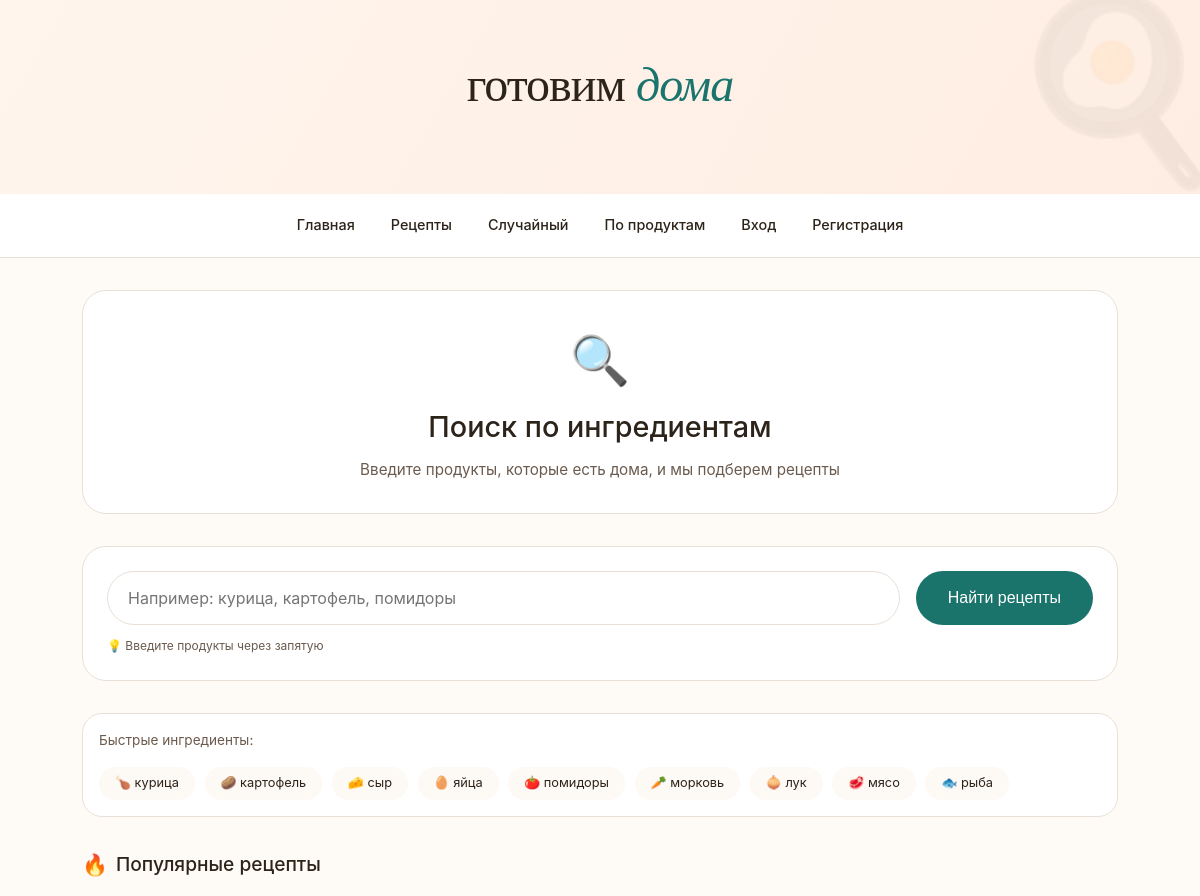
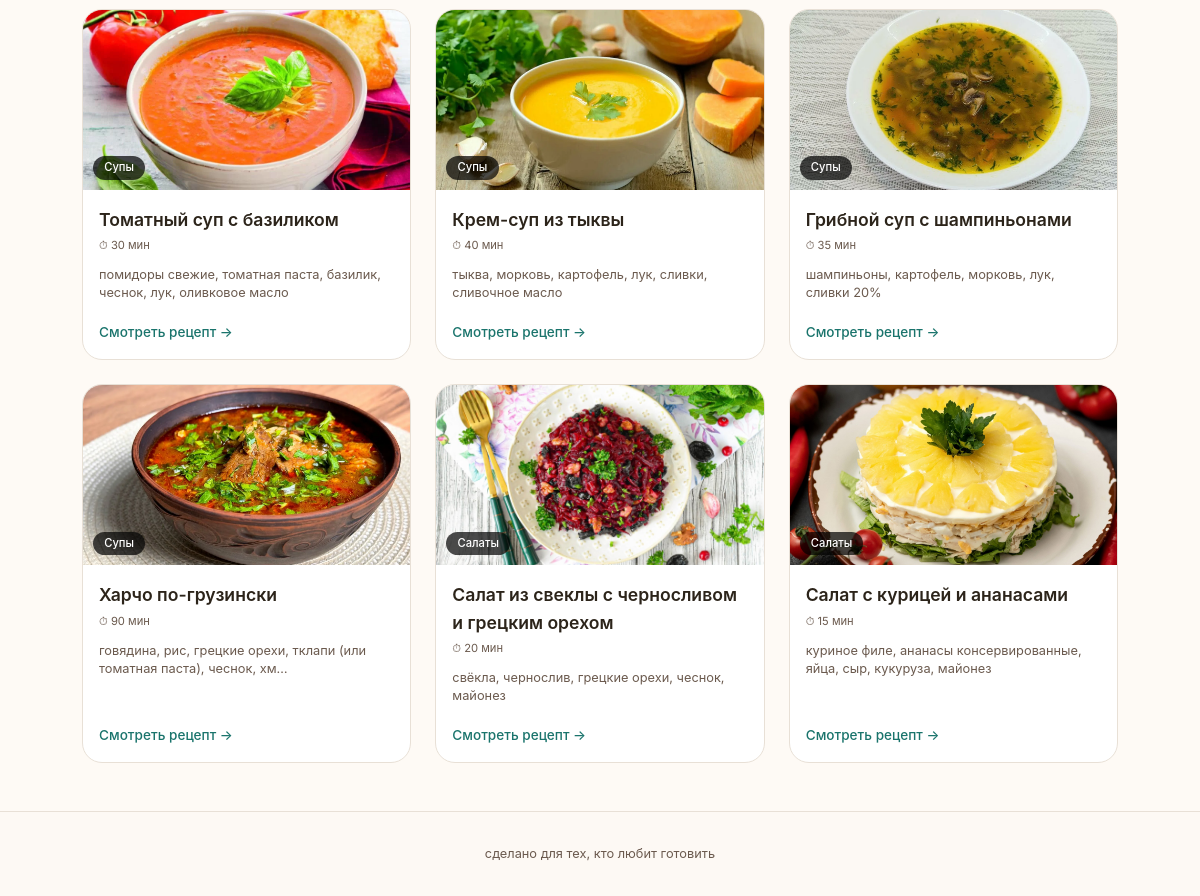
The app's page /search/ with its own data (2 pictures, top to bottom).
### recipes/models.py (models this page shows, shortened)
class Recipe(models.Model):
    title = models.CharField(max_length=200, verbose_name="Название")
    category = models.ForeignKey(Category, on_delete=models.SET_NULL, null=True, blank=True, verbose_name="Категория")
    ingredients = models.TextField(verbose_name="Ингредиенты (через запятую)")
    description = models.TextField(verbose_name="Как приготовить")
    cooking_time = models.IntegerField(default=30, verbose_name="Время (мин)")
    image = models.ImageField(upload_to='recipes/', blank=True, null=True, verbose_name="Фото")
    created_at = models.DateTimeField(auto_now_add=True, verbose_name="Дата добавления", null=True)
    class Meta:
        verbose_name = "Рецепт"
        verbose_name_plural = "Рецепты"

class Category(models.Model):
    name = models.CharField(max_length=100, verbose_name="Название категории")
    slug = models.SlugField(unique=True, verbose_name="URL")
    class Meta:
        verbose_name = "Категория"
        verbose_name_plural = "Категории"

### recipes/views.py (the view, shortened to what this page needs)
# urls.py: path('search/', views.search_by_ingredients, name='search'),
def search_by_ingredients(request):
    results = []
    form = IngredientSearchForm(request.GET or None)
    popular_recipes = Recipe.objects.all().order_by('-id')[:6]  # просто последние добавленные
    context = {
        'form': form,
        'results': results,
        'user_ingredients': form.cleaned_data.get('ingredients', '') if form.is_valid() else '',
        'popular_recipes': popular_recipes,
    }
    return render(request, 'search.html', context)

### recipes/forms.py
class IngredientSearchForm(forms.Form):
    ingredients = forms.CharField(
        label='Ваши ингредиенты',
        max_length=200,
        required=False,
        widget=forms.TextInput(attrs={'placeholder': 'например: морковь, картофель, курица'})
    )

### templates/search.html (shortened to what this page needs)
{% extends 'base.html' %}
{% load static %}
{% block content %}
<div class="search-hero">
    <div class="search-hero-icon">🔍</div>
    <h1>Поиск по ингредиентам</h1>
    <p>Введите продукты, которые есть дома, и мы подберем рецепты</p>
</div>
<div class="search-card">
    <form method="get" action="{% url 'search' %}" id="searchForm">
        <div class="search-input-wrapper">
            <input type="text" name="ingredients" id="ingredientsInput"
                   value="{{ user_ingredients }}"
                   placeholder="Например: курица, картофель, помидоры"
                   class="search-input">
            <button type="submit" class="search-submit">Найти рецепты</button>
        </div>
        <div class="search-hint">
            💡 Введите продукты через запятую
        </div>
    </form>
</div>
<div class="quick-ingredients">
    <span class="quick-label">Быстрые ингредиенты:</span>
    <div class="quick-chips">
        <a href="?ingredients=курица" class="chip">🍗 курица</a>
        <a href="?ingredients=картофель" class="chip">🥔 картофель</a>
        <a href="?ingredients=сыр" class="chip">🧀 сыр</a>
        <a href="?ingredients=яйца" class="chip">🥚 яйца</a>
        <a href="?ingredients=помидоры" class="chip">🍅 помидоры</a>
        <a href="?ingredients=морковь" class="chip">🥕 морковь</a>
        <a href="?ingredients=лук" class="chip">🧅 лук</a>
        <a href="?ingredients=мясо" class="chip">🥩 мясо</a>
        <a href="?ingredients=рыба" class="chip">🐟 рыба</a>
    </div>
</div>
{% if not user_ingredients %}
<div class="popular-section">
    <div class="popular-header">
        <span class="popular-icon">🔥</span>
        <h3>Популярные рецепты</h3>
    </div>
    <div class="search-results-grid">
        {% for recipe in popular_recipes %}
        <div class="search-result-card">
            <div class="search-result-img">
                {% if recipe.image %}
                    <img src="{{ recipe.image.url }}" alt="{{ recipe.title }}">
                {% else %}
                    <div class="no-img-placeholder">🍳</div>
                {% endif %}
                {% if recipe.category %}
                    <span class="search-result-category">{{ recipe.category.name }}</span>
                {% endif %}
            </div>
            <div class="search-result-info">
                <h3>{{ recipe.title }}</h3>
                <div class="search-result-meta">
                    <span>⏱ {{ recipe.cooking_time }} мин</span>
                </div>
                <div class="search-result-ingredients">{{ recipe.ingredients|truncatechars:70 }}</div>
                <a href="{% url 'recipe_detail' recipe.id %}" class="search-result-link">Смотреть рецепт →</a>
            </div>
        </div>
        {% endfor %}
    </div>
</div>
{% endif %}
{% endblock %}

### templates/base.html (style rules this page uses)
:root { --bg: #fefaf5; --surface: #ffffff; --surface-soft: #fdf9f4; --text: #2c241a; --text-soft: #6b5a4e; --primary: #1a746c; --primary-dark: #084944; --primary-light: #E8F5E0; --border: #e8e0d6; --shadow-sm: 0 4px 12px rgba(0,0,0,0.03), 0 1px 2px rgba(0,0,0,0.05); --shadow-md: 0 8px 24px rgba(0,0,0,0.05), 0 2px 4px rgba(0,0,0,0.03); --shadow-lg: 0 20px 35px -12px rgba(0,0,0,0.1); }
* { margin: 0; padding: 0; box-sizing: border-box; }
body { font-family: 'Inter', -apple-system, BlinkMacSystemFont, sans-serif; background-color: var(--bg); color: var(--text); line-height: 1.55; -webkit-font-smoothing: antialiased; }
input, textarea, select { width: 100%; padding: 0.85rem 1rem; border: 1.5px solid var(--border); border-radius: 24px; font-family: 'Inter', sans-serif; font-size: 0.9rem; background: var(--surface); transition: all 0.2s; }

### templates/search.html (style rules this page uses)
.search-hero { text-align: center; padding: 2rem; background: var(--surface); border-radius: 24px; margin-bottom: 2rem; border: 1px solid var(--border); }
.search-hero-icon { font-size: 3rem; margin-bottom: 0.5rem; }
.search-hero h1 { font-size: 1.8rem; font-weight: 500; margin-bottom: 0.5rem; }
.search-hero p { color: var(--text-soft); font-size: 0.95rem; }
.search-card { background: var(--surface); border-radius: 24px; padding: 1.5rem; margin-bottom: 2rem; border: 1px solid var(--border); }
.search-input-wrapper { display: flex; gap: 1rem; }
.search-input { flex: 1; padding: 1rem 1.25rem; border: 1.5px solid var(--border); border-radius: 50px; font-size: 1rem; font-family: inherit; transition: all 0.2s; }
.search-submit { background: var(--primary); color: white; border: none; padding: 0 2rem; border-radius: 50px; font-size: 1rem; font-weight: 500; cursor: pointer; transition: all 0.2s; }
.search-hint { font-size: 0.75rem; color: var(--text-soft); margin-top: 0.75rem; }
.quick-ingredients { display: flex; flex-wrap: wrap; align-items: center; gap: 1rem; margin-bottom: 2rem; padding: 1rem; background: var(--surface); border-radius: 20px; border: 1px solid var(--border); }
.quick-label { font-size: 0.85rem; color: var(--text-soft); }
.quick-chips { display: flex; flex-wrap: wrap; gap: 0.6rem; }
.chip { background: var(--surface-soft); padding: 0.4rem 1rem; border-radius: 50px; text-decoration: none; color: var(--text); font-size: 0.8rem; transition: all 0.2s; }
.search-results-grid { display: grid; grid-template-columns: repeat(auto-fill, minmax(320px, 1fr)); gap: 1.5rem; margin-bottom: 2rem; }
.search-result-card { background: var(--surface); border-radius: 20px; overflow: hidden; border: 1px solid var(--border); transition: all 0.2s; display: flex; flex-direction: column; }
.search-result-img { height: 180px; background: linear-gradient(135deg, #f7ede5, #efe0d4); display: flex; align-items: center; justify-content: center; position: relative; overflow: hidden; }
.search-result-img img { width: 100%; height: 100%; object-fit: cover; }
.search-result-category { position: absolute; bottom: 10px; left: 10px; background: rgba(0,0,0,0.7); color: white; padding: 0.2rem 0.7rem; border-radius: 20px; font-size: 0.7rem; font-weight: 500; }
.search-result-info { padding: 1rem; display: flex; flex-direction: column; flex: 1; }
.search-result-info h3 { font-size: 1.1rem; font-weight: 600; margin-bottom: 0.25rem; color: var(--text); }
.search-result-meta { display: flex; gap: 1rem; color: var(--text-soft); font-size: 0.7rem; margin-bottom: 0.75rem; }
.search-result-ingredients { font-size: 0.8rem; color: var(--text-soft); margin-bottom: 1rem; line-height: 1.4; flex: 1; }
.search-result-link { color: var(--primary); text-decoration: none; font-size: 0.85rem; font-weight: 500; margin-top: 0.25rem; display: inline-block; }
.popular-section { margin-top: 1rem; }
.popular-header { display: flex; align-items: center; gap: 0.5rem; margin-bottom: 1.5rem; }
.popular-icon { font-size: 1.3rem; }
.popular-header h3 { font-size: 1.2rem; font-weight: 500; }

### records on screen
Recipe: image (picture), category.name "Супы", title "Томатный суп с базиликом", cooking_time "30", ingredients "помидоры свежие, томатная паста, базилик, чеснок, лук, оливковое масло"
Recipe: image (picture), category.name "Супы", title "Крем-суп из тыквы", cooking_time "40", ingredients "тыква, морковь, картофель, лук, сливки, сливочное масло"
Recipe: image (picture), category.name "Супы", title "Грибной суп с шампиньонами", cooking_time "35", ingredients "шампиньоны, картофель, морковь, лук, сливки 20%"
Recipe: image (picture), category.name "Супы", title "Харчо по-грузински", cooking_time "90", ingredients "говядина, рис, грецкие орехи, тклапи (или томатная паста), чеснок, хм…"
Recipe: image (picture), category.name "Салаты", title "Салат из свеклы с черносливом и грецким орехом", cooking_time "20", ingredients "свёкла, чернослив, грецкие орехи, чеснок, майонез"
Recipe: image (picture), category.name "Салаты", title "Салат с курицей и ананасами", cooking_time "15", ingredients "куриное филе, ананасы консервированные, яйца, сыр, кукуруза, майонез"
